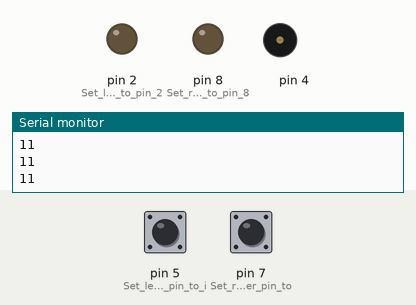
A sketch run on a simulated Arduino Uno, built with avr-gcc and run on an emulated ATmega328P. Parts: output pins drawn as LEDs (lit = HIGH), buzzer (waves = sounding), the last lines printed to the serial monitor. The inputs (shaded band) are chosen by the test bench; at power-on: pin 5 (Set_left_whisker_pin_to_i) HIGH, pin 7 (Set_right_whisker_pin_to) HIGH.

Above: at 2.2 s.
2.3 s: pin 5 (Set_left_whisker_pin_to_i) pulled LOW for 0.15 s
At 2.37 s:
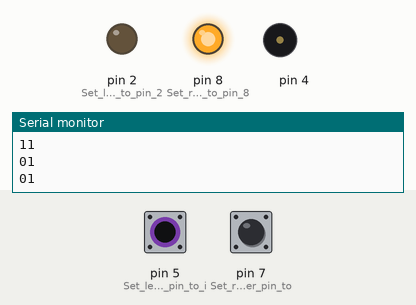
3.9 s: pin 7 (Set_right_whisker_pin_to) pulled LOW for 0.15 s
At 3.98 s:
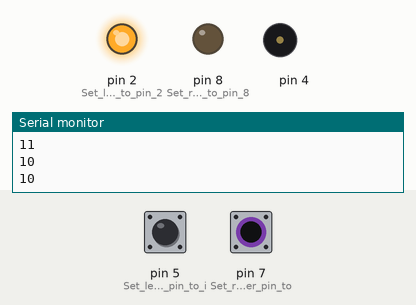
5.5 s: pin 7 (Set_right_whisker_pin_to) pulled LOW for 3.2 s
At 9.8 s:
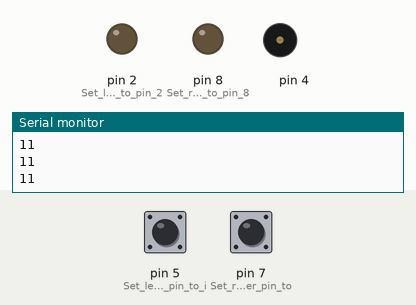
10.2 s: pin 5 (Set_left_whisker_pin_to_i) pulled LOW for 3.2 s
At 11.2 s:
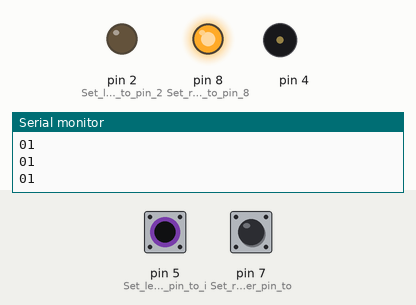
14.9 s: pin 5 (Set_left_whisker_pin_to_i) driven LOW and pin 7 (Set_right_whisker_pin_to) driven LOW
At 15.3 s:
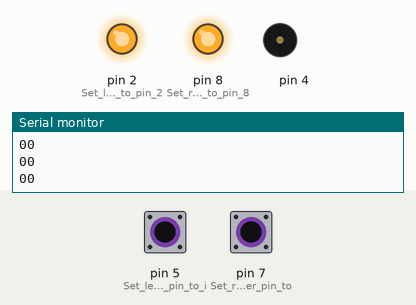
Timing chart, 0 to 17.4 s (numbered marks = the images above; inputs shaded):
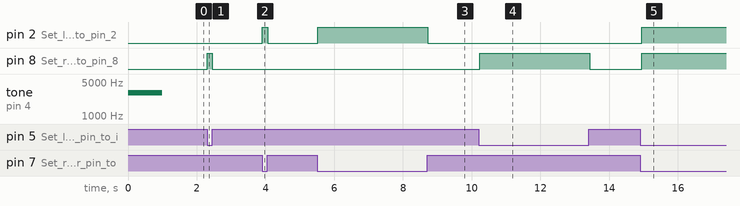

The sketch:

Test_WiskersSensors.ino
```cpp
/* Code to test the Arduino BOE bots wiskers sensors by reading bytes of the serial  monitor
 *  and lighting up LED, inspired by the BOE bot manual
 *  By Emilie Karon Klefbom
 *  September 14 2017
 *  v 1.0
 */

void setup() {
  tone(4, 3000, 1000);    // Play tone for 1 second
  delay(1000);            // Delay to finish tone
  pinMode(7, INPUT);      // Set right whisker pin to input
  pinMode(5, INPUT);      // Set left whisker pin to input
  pinMode(8, OUTPUT);     // Set right LED to pin 8
  pinMode(2,OUTPUT);      // Set left LED to pin 2
  Serial.begin(9600);     // Set data rate to 9600 bps
}


void loop(){
  byte wLeft = digitalRead(5);  // Copy left result to wLeft
  byte wRight = digitalRead(7); // Copy right result to wRight
  Serial.print(wLeft);          // Display left whisker state
  Serial.println(wRight);       // Display right whisker state

  if(wLeft == 0){               //Light up LED when left wisker makes contact
    digitalWrite(8, HIGH);
  }else{
    digitalWrite(8,LOW);
  }

  if(wRight == 0){              //Light up LED when right wisker makes contact
    digitalWrite(2, HIGH);
  }else{
    digitalWrite(2,LOW);
  }

  delay(50);                    //Delay between updates
}
```

Measured:
- after the input at 2.3 s, pin 8 (Set_right_LED_to_pin_8): LOW → HIGH at once, → LOW 0.15 s later
- after the input at 3.9 s, pin 2 (Set_left_LED_to_pin_2): LOW → HIGH at once, → LOW 0.15 s later
- after the input at 5.5 s, pin 2 (Set_left_LED_to_pin_2): LOW → HIGH at once, → LOW 3.2 s later
- after the input at 10.2 s, pin 8 (Set_right_LED_to_pin_8): LOW → HIGH at once, → LOW 3.2 s later
- after the input at 14.9 s, pin 2 (Set_left_LED_to_pin_2), pin 8 (Set_right_LED_to_pin_8): LOW → HIGH at once
